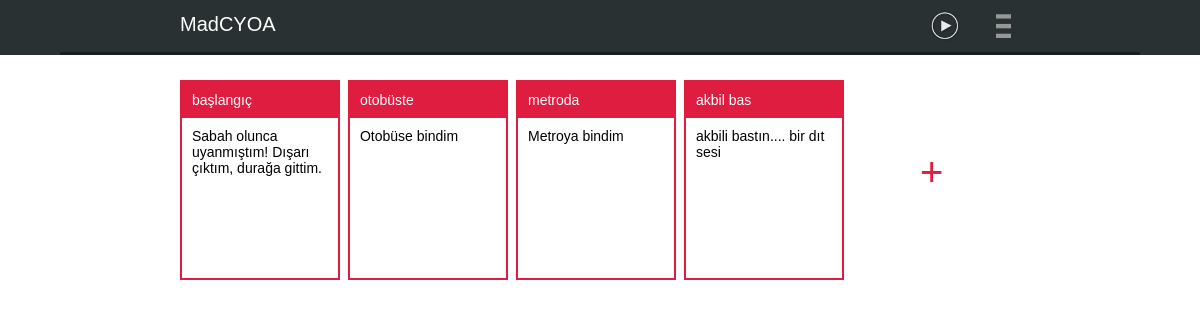
/stories/chapter/evden-ckarken/, run on an earlier commit of the app's database.
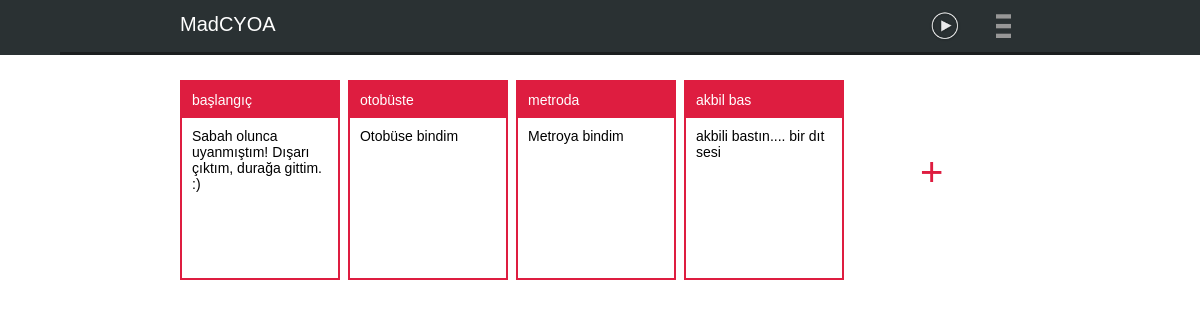
And on a later commit of the database.
### stories/models.py (models this page shows, shortened)
class Displayable(models.Model):
    name = models.CharField(max_length=100, null=True, blank=True)
    slug = AutoSlugField(populate_from="name", unique=True, null=True, blank=True)
    text = models.TextField(null=True, blank=True)
    sort_order = models.IntegerField(default=1)
    class Meta:
        abstract = True
        ordering = ("sort_order",)

class Snippet(Displayable):
    chapter = models.ForeignKey(Chapter, related_name="related_snippets")
    is_completed = models.BooleanField(default=False)
    is_failed = models.BooleanField(default=False)
    starting_point = models.BooleanField(default=False)
    checkpoint = models.BooleanField(default=False)

### stories/views.py (the view)
# urls.py: url(r'^chapter/(?P<slug>[\w-]+)/$', ChapterDetail.as_view(), name="chapter-detail"),
class ChapterDetail(DetailView):
    model = Chapter
    template_name = "stories/chapter_detail.html"

### templates/stories/chapter_detail.html (shortened to what this page needs)
{% extends "base.html" %}
{% block navExtra %}
<div class="play-game">
    <a href="{% url 'play' object.story.slug %}" target="_blank">
        <img src="/static/icons/play.png">
    </a>
</div>
{% endblock %}
{% block pageContent %}
<div style="width: 100%; overflow:auto; font-family: Tahoma; font-size: 14px;">
	{% for snippet in object.related_snippets.all %}
	<div class="snp snippet" id="{{ snippet.slug }}">
		<div class="snp-brd">
			<div class="snp-title">
				{{ snippet.name|default:'-' }}
			</div>
			<div class="snp-text">
				{{ snippet.text|default:'-' }}
			</div>
		</div>
	</div>
	{% endfor %}
	<div class="snp new-snippet" id="{{ snippet.slug }}">
		<div class="add-snippet">
			+
		</div>
	</div>
</div>
{% endblock %}

What changed in the data, as far as the page shows it:
changed Snippet "başlangıç": text "Sabah olunca uyanmıştım! Dışarı çıktım, durağa gittim." → "Sabah olunca uyanmıştım! Dışarı çıktım, durağa gittim. :)"
